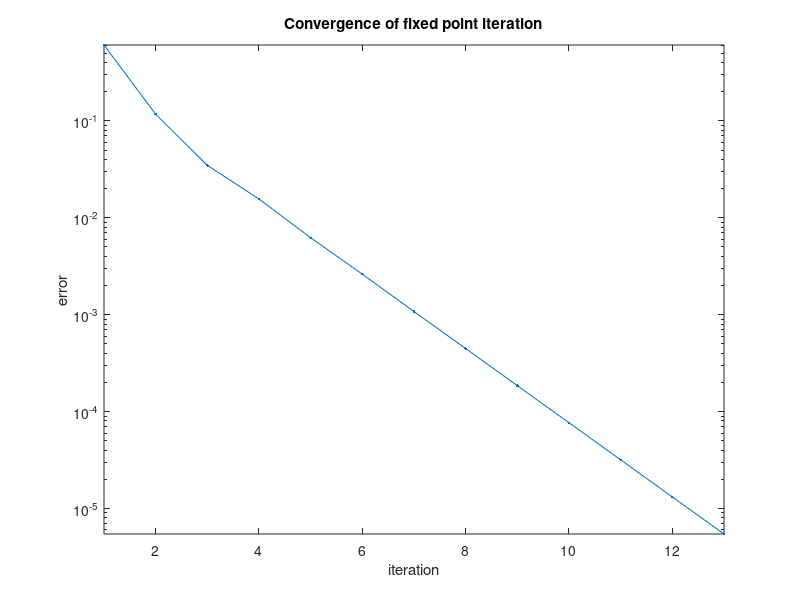

Reproduce this figure in MATLAB.
%%
% We revisit the earlier foxed point problem and investigate the
% convergence rate.
f = @(x) x.^2 - 4*x + 3.5;
r = roots([1 -4 3.5]);

%%
% Here is the fixed point iteration. This time we keep track of the whole
% sequence of approximations. 
g = @(x) x - f(x);
x = 2.1; 
for k = 1:12
    x(k+1) = g(x(k));
end

%%
% It's easiest to construct and plot the sequence of errors. 
err = abs(x-r(1));
semilogy(err,'.-'), axis tight
xlabel('iteration'),  ylabel('error')
title('Convergence of fixed point iteration')

%%
% It's quite clear that the convergence quickly settles into a linear
% rate. We could estimate this rate by doing a least-squares fit to a
% straight line. Keep in mind that the values for small $k$ should be left
% out of the computation, as they don't represent the linear trend.
p = polyfit(5:12,log(err(5:12)),1)

%%
% The first value is the slope, which must be negative. We can exponentiate
% it to get the convergence constant $\sigma$.
sigma = exp(p(1))

%%
% The numerical values of the error should decrease by a factor of $\sigma$
% at each iteration. We can check this easily with an elementwise division.
err(9:12) ./ err(8:11)

%%
% The methods for finding $\sigma$ agree well.
